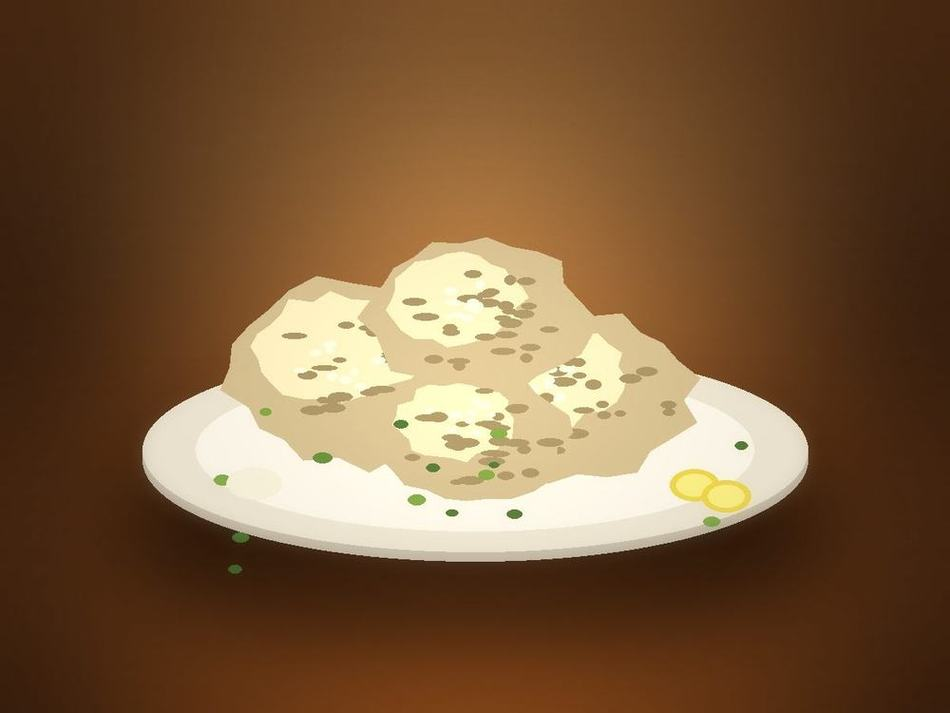
#> input picture photos/af-afghani.jpg, 950 x 713 px
$ python -i make-art.py   (imports and definitions only)
#> lines starting #> are read from the running program, lines starting #| are printed output that depends on the picture; after the words box and inside, x2 and y2 are one past the last pixel; in counts of white or black regions, pixels touching at a corner belong together
#> further down, picture is the input picture: PIL image 950x713 RGB; mean R, G, B 122.1, 90.7, 59.4
#!/usr/bin/env python3
"""Generate rich food artwork PNGs for the demo.

Not photographs — original rendered art. Swap in real photos later by
dropping a jpg with the same filename into photos/.
"""
import math, random
from PIL import Image, ImageDraw, ImageFilter, ImageChops

W, H = 1200, 900
# [1 line not run here, left out]


# ---------------------------------------------------------------- helpers
# [30 lines left out: functions canvas, radial_light, vignette, not called in this run]


def depth(im, keep=0.52):
    """Blur the edges, keep the middle crisp — reads as a camera lens."""
#> called with keep = 0.52
    blurred = im.filter(ImageFilter.GaussianBlur(9))
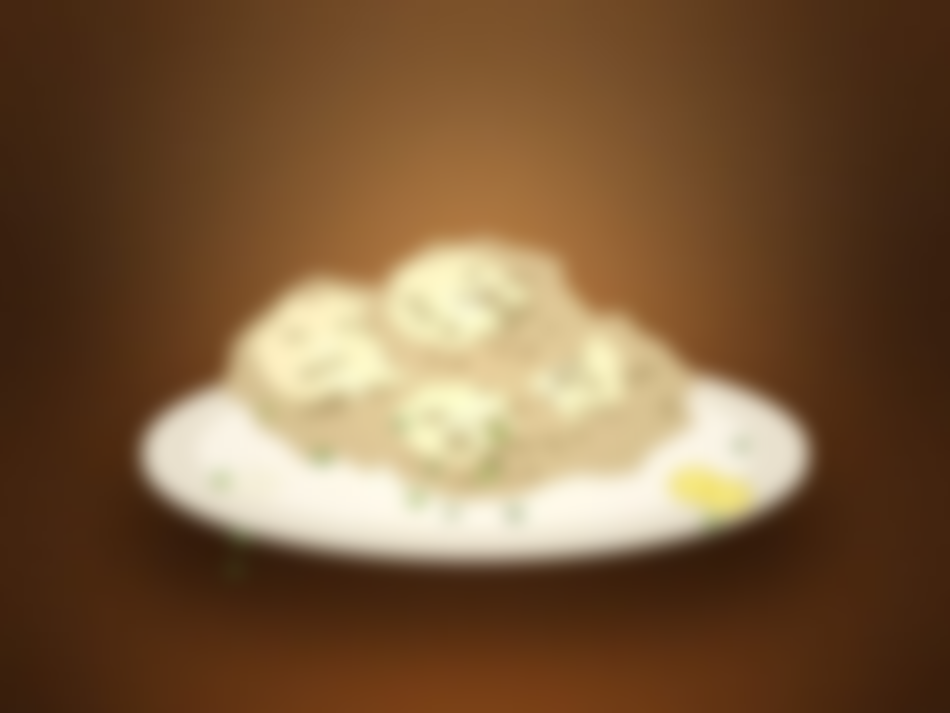
#> blurred: PIL image 950x713 RGB; mean R, G, B 122.1, 90.7, 59.4
    m = Image.new("L", (W, H), 0)
#> m: PIL image 1200x900 L; every value is 0
    ImageDraw.Draw(m).ellipse([W * (.5 - keep), H * (.5 - keep * .95),
                               W * (.5 + keep), H * (.5 + keep * .95)], fill=255)
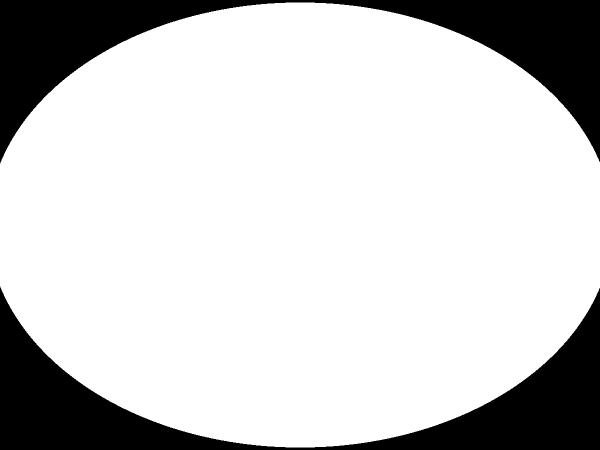
#> m: PIL image 1200x900 L (shown at 1/2 size); 80.1% white; 2 black regions, box (x1, y1, x2, y2) and area: (0, 0, 1200, 327) 107564, (0, 573, 1200, 900) 107564
    m = m.filter(ImageFilter.GaussianBlur(150))
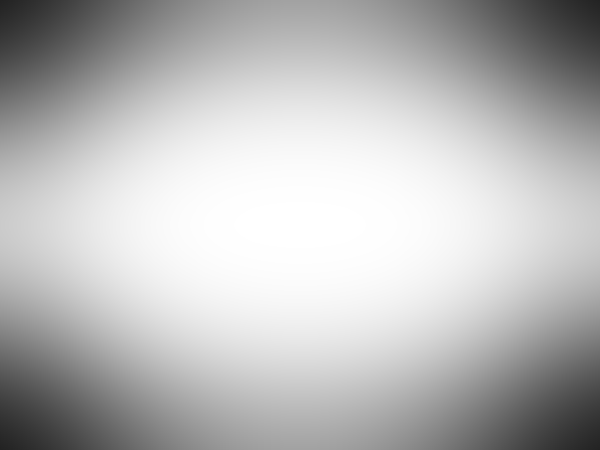
#> m: PIL image 1200x900 L (shown at 1/2 size); min 34, max 255, mean 186.2
#> (the run stopped early here; a loop or call above may not have finished)
